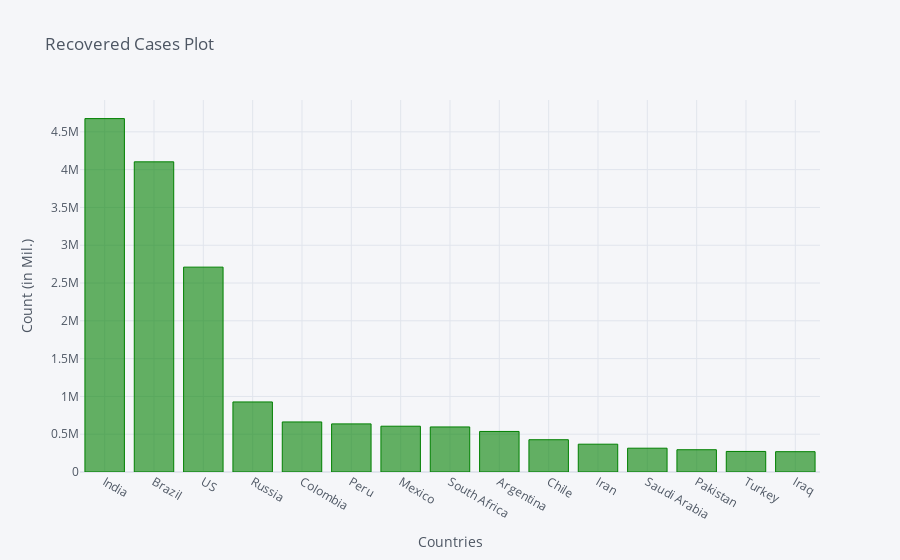

The notebook cell saved with this chart:
### Code cell
recovered_df2_plot.iplot(kind='bar', x='Country/Region', y='9/24/20',color='green',
                         title='Recovered Cases Plot',xTitle='Countries',yTitle='Count (in Mil.)')

### Figure 1 — Plotly figure (JSON) as saved in the notebook; plotly's stock layout.template omitted (floating-point values rounded to 4 significant figures)
{"data": [{"marker": {"color": "rgba(0, 128, 0, 0.6)", "line": {"color": "rgba(0, 128, 0, 1.0)", "width": 1}}, "name": "9/24/20", "orientation": "v", "text": "", "type": "bar", "x": ["India", "Brazil", "US", "Russia", "Colombia", "Peru", "Mexico", "South Africa", "Argentina", "Chile", "Iran", "Saudi Arabia", "Pakistan", "Turkey", "Iraq"], "y": [4674987, 4102954, 2710183, 926663, 662277, 636489, 605796, 595916, 536589, 426876, 367829, 314793, 294740, 271964, 268761]}], "layout": {"legend": {"bgcolor": "#F5F6F9", "font": {"color": "#4D5663"}}, "paper_bgcolor": "#F5F6F9", "plot_bgcolor": "#F5F6F9", "title": {"font": {"color": "#4D5663"}, "text": "Recovered Cases Plot"}, "xaxis": {"gridcolor": "#E1E5ED", "showgrid": true, "tickfont": {"color": "#4D5663"}, "title": {"font": {"color": "#4D5663"}, "text": "Countries"}, "zerolinecolor": "#E1E5ED"}, "yaxis": {"gridcolor": "#E1E5ED", "showgrid": true, "tickfont": {"color": "#4D5663"}, "title": {"font": {"color": "#4D5663"}, "text": "Count (in Mil.)"}, "zerolinecolor": "#E1E5ED"}}}
